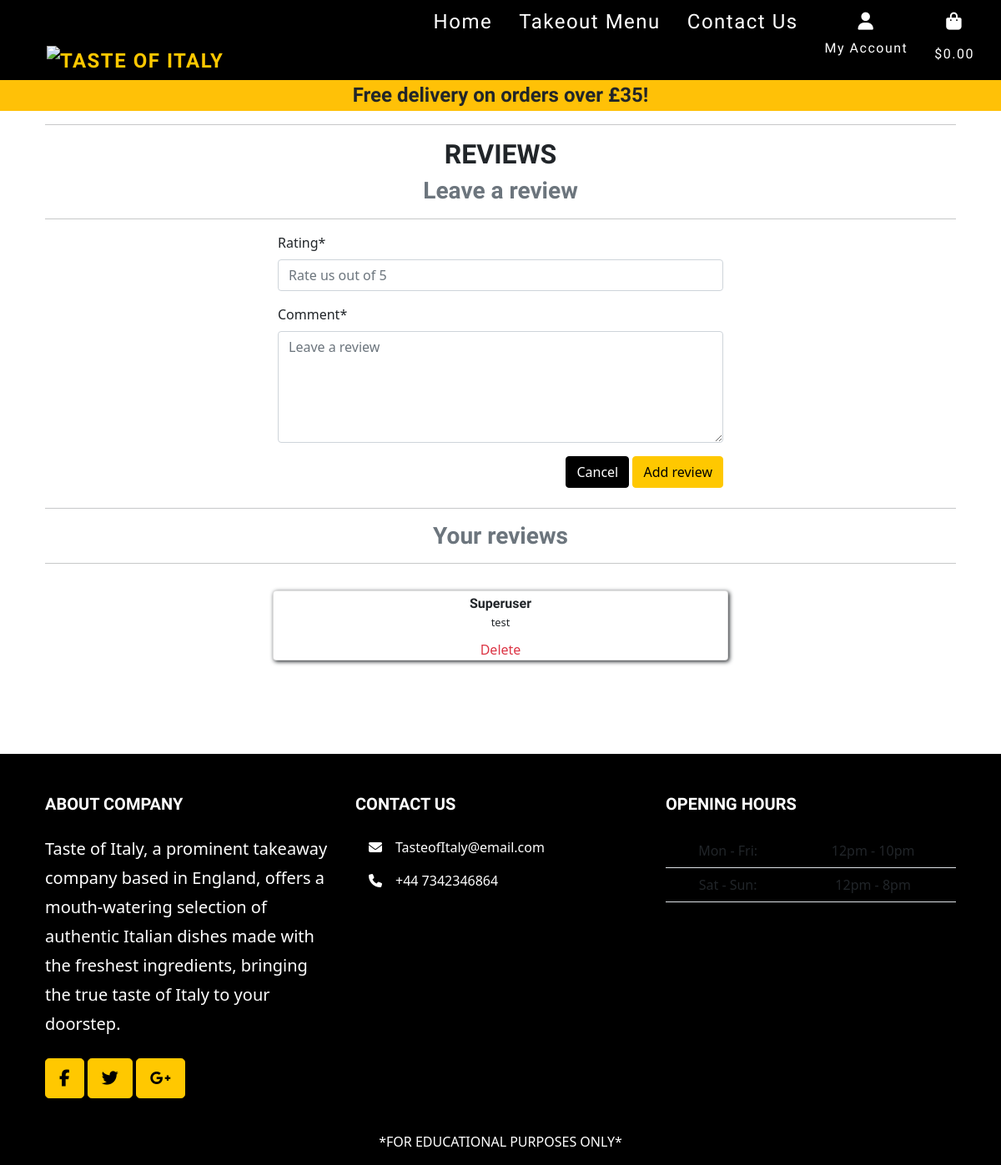
/add_reviews/ (signed in), run on an earlier commit of the app's database.
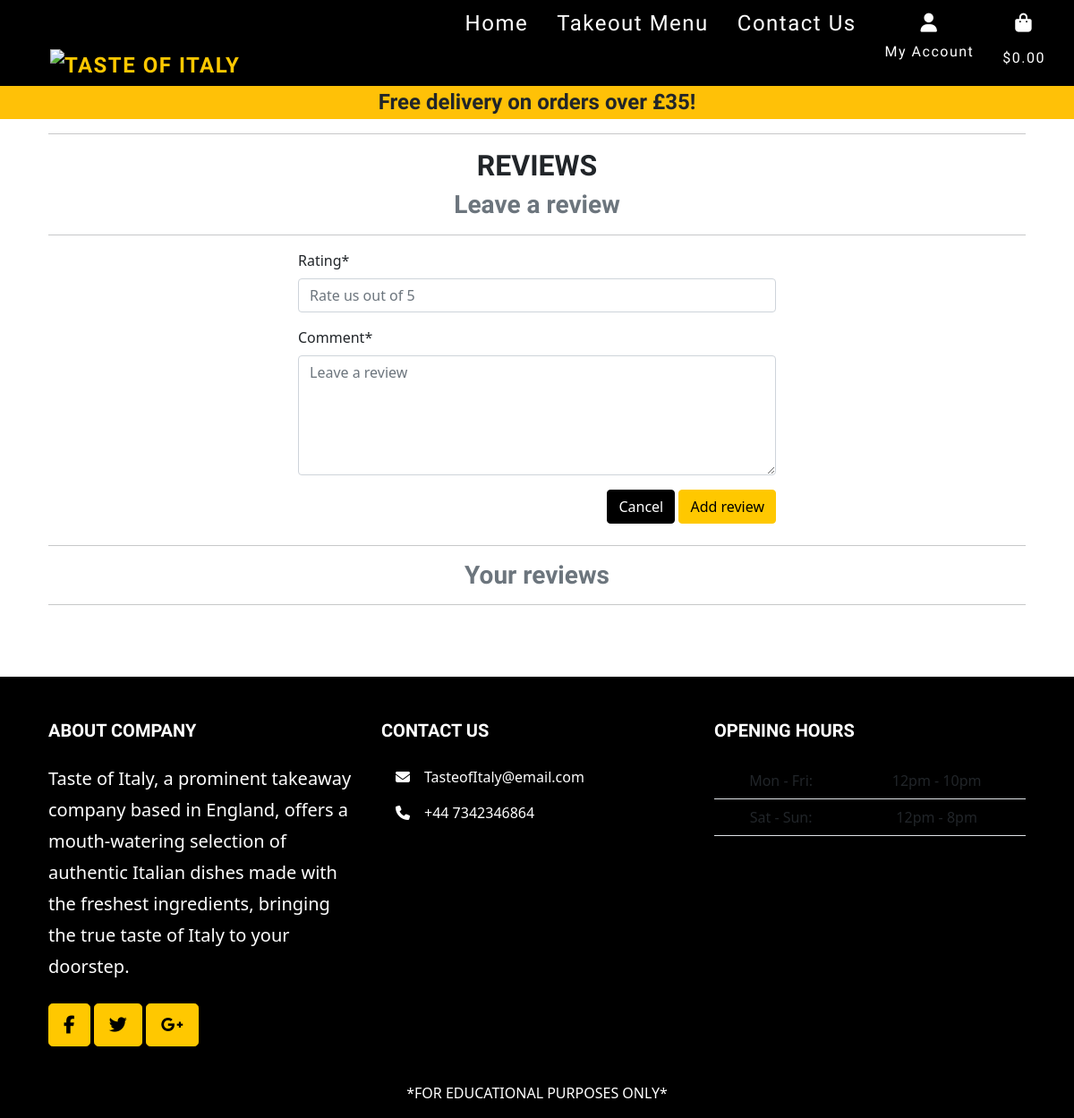
And on a later commit of the database.
### home/models.py (models this page shows, shortened)
class Reviews(models.Model):
    user = models.ForeignKey(User, on_delete=models.CASCADE)
    comment = models.TextField()
    rating = models.IntegerField(default=5, validators=[MinValueValidator(1), MaxValueValidator(5)])
    created_on = models.DateTimeField(auto_now_add=True)
    class Meta:
        ordering = ['-created_on']

### home/views.py (the view)
# urls.py: path('add_reviews/', views.add_reviews, name='add_reviews'),
@login_required
def add_reviews(request):
    reviews = Reviews.objects.all()
    if request.method == 'POST':
        form = ReviewForm(request.POST, user=request.user)
        if form.is_valid():
            review = form.save(commit=False)
            review.user = request.user
            review.save()
            messages.success(request, 'Successfully added a review!')
            return redirect(reverse('add_reviews'))
        else:
            messages.error(
                request, 'Failed to add product. Please ensure the form is valid')
    else:
        form = ReviewForm(user=request.user)
    context = {
        'form': form,
        'reviews': reviews,
    }
    return render(request, 'home/reviews.html', context)

### home/forms.py (shortened to what this page needs)
class ReviewForm(forms.ModelForm):
    rating = forms.IntegerField(min_value=1, max_value=5)
    comment = forms.CharField(widget=forms.Textarea(attrs={'rows': 5}))
    class Meta:
        model = Reviews
        fields = ('rating', 'comment')
    def __init__(self, *args, **kwargs):
        user = kwargs.pop('user', None)
        super().__init__(*args, **kwargs)
        self.fields['comment'].widget.attrs['placeholder'] = 'Leave a review'
        self.fields['rating'].widget.attrs['placeholder'] = 'Rate us out of 5'
        self.user = user

### home/templates/home/reviews.html (shortened to what this page needs)
{% extends "base.html" %}
{% load static %}
{% block content %}
<div class="container mb-2 text-center">
    <div class="row">
        <div class="col">
            <hr>
            <h2 class="section-heading text-uppercase">Reviews</h2>
            <h3 class="section-subheading text-muted">Leave a review</h3>
            <hr>
        </div>
    </div>
    <div class="row justify-content-center">
        <div class="col-sm-6">
            <form method="POST" action="{% url 'add_reviews'%} " class="form text-start">
                {{ form | crispy }}
                <div class="text-end mt-3">
                    <a href="{% url 'menu' %}" class="btn btn-secondary">Cancel</a>
                    <button class="btn btn-primary" type="submit">Add review</button>
                </div>
            </form>
        </div>
    </div>
</div>
<div class="container mb-5 text-center">
    <div class="row">
        <div class="col">
            <hr>
            <h3 class="section-subheading text-muted">Your reviews</h3>
            <hr>
        </div>
    </div>
    <div class="row mt-3">
        <div class="col d-flex justify-content-center">
            {% if reviews %}
            {% for review in reviews %}
            {% if request.user == review.user %}
            <div class="card w-50 ">
                <div class="card-body">
                    <h5 class="card-title">{{ review.user.username }}</h5>
                    <p class="card-text">{{ review.comment }}</p>
                    <a class="text-danger" href="{% url 'delete_review' review.id %}"
                        onclick="return confirm('Are you sure you want to delete this review?')">Delete</a>
                </div>
            </div>
            {% endif %}
            {% endfor %}
            {% else %}
            <h5 class="lead"> You have not left a review yet.</h5>
            {% endif %}
        </div>
    </div>
</div>
{% endblock %}

What changed in the data, as far as the page shows it:
removed Reviews: user.username "Superuser", comment "test"
